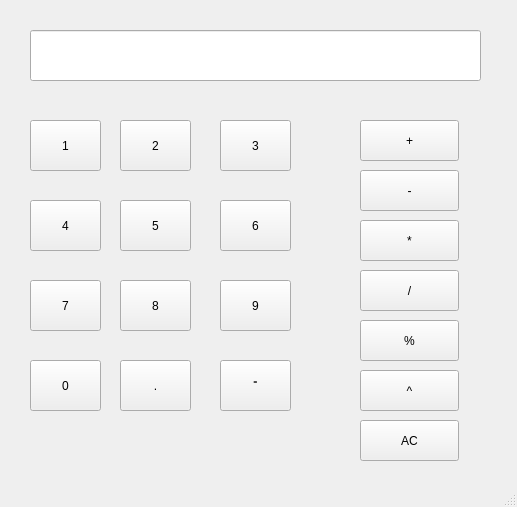
<?xml version="1.0" encoding="UTF-8"?>
<ui version="4.0">
 <class>MainWindow</class>
 <widget class="QMainWindow" name="MainWindow">
  <property name="geometry">
   <rect>
    <x>0</x>
    <y>0</y>
    <width>517</width>
    <height>507</height>
   </rect>
  </property>
  <property name="maximumSize">
   <size>
    <width>517</width>
    <height>507</height>
   </size>
  </property>
  <property name="windowTitle">
   <string>Calculadora</string>
  </property>
  <widget class="QWidget" name="centralwidget">
   <widget class="QLineEdit" name="lineEdit">
    <property name="geometry">
     <rect>
      <x>30</x>
      <y>30</y>
      <width>451</width>
      <height>51</height>
     </rect>
    </property>
    <property name="inputMethodHints">
     <set>Qt::ImhDigitsOnly</set>
    </property>
    <property name="alignment">
     <set>Qt::AlignRight|Qt::AlignTrailing|Qt::AlignVCenter</set>
    </property>
   </widget>
   <widget class="QPushButton" name="btn1">
    <property name="geometry">
     <rect>
      <x>30</x>
      <y>120</y>
      <width>71</width>
      <height>51</height>
     </rect>
    </property>
    <property name="text">
     <string>1</string>
    </property>
   </widget>
   <widget class="QPushButton" name="btn2">
    <property name="geometry">
     <rect>
      <x>120</x>
      <y>120</y>
      <width>71</width>
      <height>51</height>
     </rect>
    </property>
    <property name="text">
     <string>2</string>
    </property>
   </widget>
   <widget class="QPushButton" name="btn3">
    <property name="geometry">
     <rect>
      <x>220</x>
      <y>120</y>
      <width>71</width>
      <height>51</height>
     </rect>
    </property>
    <property name="text">
     <string>3</string>
    </property>
   </widget>
   <widget class="QPushButton" name="btn4">
    <property name="geometry">
     <rect>
      <x>30</x>
      <y>200</y>
      <width>71</width>
      <height>51</height>
     </rect>
    </property>
    <property name="text">
     <string>4</string>
    </property>
   </widget>
   <widget class="QPushButton" name="btn5">
    <property name="geometry">
     <rect>
      <x>120</x>
      <y>200</y>
      <width>71</width>
      <height>51</height>
     </rect>
    </property>
    <property name="text">
     <string>5</string>
    </property>
   </widget>
   <widget class="QPushButton" name="btn6">
    <property name="geometry">
     <rect>
      <x>220</x>
      <y>200</y>
      <width>71</width>
      <height>51</height>
     </rect>
    </property>
    <property name="text">
     <string>6</string>
    </property>
   </widget>
   <widget class="QPushButton" name="btn7">
    <property name="geometry">
     <rect>
      <x>30</x>
      <y>280</y>
      <width>71</width>
      <height>51</height>
     </rect>
    </property>
    <property name="text">
     <string>7</string>
    </property>
   </widget>
   <widget class="QPushButton" name="btn8">
    <property name="geometry">
     <rect>
      <x>120</x>
      <y>280</y>
      <width>71</width>
      <height>51</height>
     </rect>
    </property>
    <property name="text">
     <string>8</string>
    </property>
   </widget>
   <widget class="QPushButton" name="btn9">
    <property name="geometry">
     <rect>
      <x>220</x>
      <y>280</y>
      <width>71</width>
      <height>51</height>
     </rect>
    </property>
    <property name="text">
     <string>9</string>
    </property>
   </widget>
   <widget class="QPushButton" name="btn0">
    <property name="geometry">
     <rect>
      <x>30</x>
      <y>360</y>
      <width>71</width>
      <height>51</height>
     </rect>
    </property>
    <property name="text">
     <string>0</string>
    </property>
   </widget>
   <widget class="QPushButton" name="btnsum">
    <property name="geometry">
     <rect>
      <x>360</x>
      <y>120</y>
      <width>99</width>
      <height>41</height>
     </rect>
    </property>
    <property name="text">
     <string>+</string>
    </property>
   </widget>
   <widget class="QPushButton" name="btnres">
    <property name="geometry">
     <rect>
      <x>360</x>
      <y>170</y>
      <width>99</width>
      <height>41</height>
     </rect>
    </property>
    <property name="text">
     <string>-</string>
    </property>
   </widget>
   <widget class="QPushButton" name="btnmul">
    <property name="geometry">
     <rect>
      <x>360</x>
      <y>220</y>
      <width>99</width>
      <height>41</height>
     </rect>
    </property>
    <property name="text">
     <string>*</string>
    </property>
   </widget>
   <widget class="QPushButton" name="btndiv">
    <property name="geometry">
     <rect>
      <x>360</x>
      <y>270</y>
      <width>99</width>
      <height>41</height>
     </rect>
    </property>
    <property name="text">
     <string>/</string>
    </property>
   </widget>
   <widget class="QPushButton" name="btnmod">
    <property name="geometry">
     <rect>
      <x>360</x>
      <y>320</y>
      <width>99</width>
      <height>41</height>
     </rect>
    </property>
    <property name="text">
     <string>%</string>
    </property>
   </widget>
   <widget class="QPushButton" name="btnpot">
    <property name="geometry">
     <rect>
      <x>360</x>
      <y>370</y>
      <width>99</width>
      <height>41</height>
     </rect>
    </property>
    <property name="text">
     <string>^</string>
    </property>
   </widget>
   <widget class="QPushButton" name="btnigual">
    <property name="geometry">
     <rect>
      <x>220</x>
      <y>360</y>
      <width>71</width>
      <height>51</height>
     </rect>
    </property>
    <property name="text">
     <string>⁼</string>
    </property>
   </widget>
   <widget class="QPushButton" name="btnp">
    <property name="geometry">
     <rect>
      <x>120</x>
      <y>360</y>
      <width>71</width>
      <height>51</height>
     </rect>
    </property>
    <property name="text">
     <string>.</string>
    </property>
   </widget>
   <widget class="QPushButton" name="btnborrar">
    <property name="geometry">
     <rect>
      <x>360</x>
      <y>420</y>
      <width>99</width>
      <height>41</height>
     </rect>
    </property>
    <property name="text">
     <string>AC</string>
    </property>
   </widget>
  </widget>
  <widget class="QMenuBar" name="menubar">
   <property name="geometry">
    <rect>
     <x>0</x>
     <y>0</y>
     <width>517</width>
     <height>25</height>
    </rect>
   </property>
  </widget>
  <widget class="QStatusBar" name="statusbar"/>
 </widget>
 <resources/>
 <connections>
  <connection>
   <sender>btnborrar</sender>
   <signal>clicked()</signal>
   <receiver>lineEdit</receiver>
   <slot>clear()</slot>
   <hints>
    <hint type="sourcelabel">
     <x>390</x>
     <y>477</y>
    </hint>
    <hint type="destinationlabel">
     <x>314</x>
     <y>87</y>
    </hint>
   </hints>
  </connection>
 </connections>
</ui>
